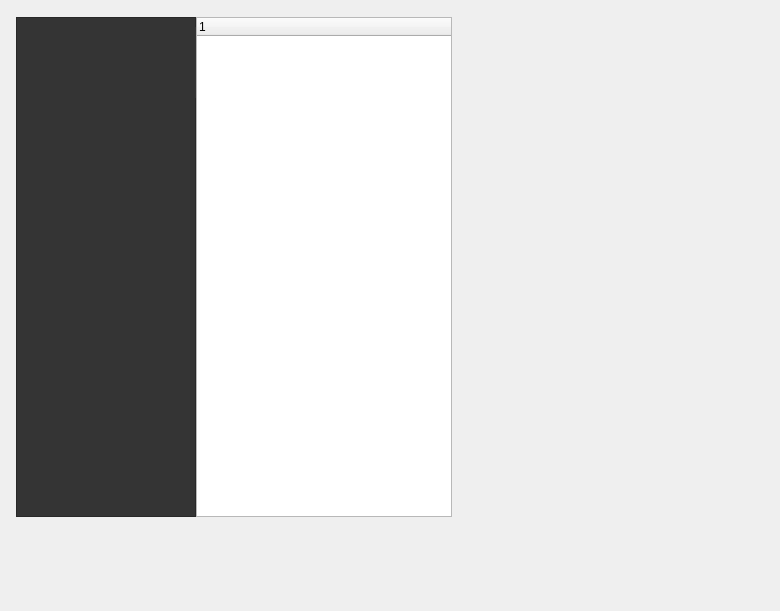
<?xml version="1.0" encoding="UTF-8"?>
<ui version="4.0">
 <class>filetransfer</class>
 <widget class="QDialog" name="filetransfer">
  <property name="geometry">
   <rect>
    <x>0</x>
    <y>0</y>
    <width>780</width>
    <height>611</height>
   </rect>
  </property>
  <property name="sizePolicy">
   <sizepolicy hsizetype="Fixed" vsizetype="Fixed">
    <horstretch>0</horstretch>
    <verstretch>0</verstretch>
   </sizepolicy>
  </property>
  <property name="maximumSize">
   <size>
    <width>1200</width>
    <height>618</height>
   </size>
  </property>
  <property name="windowTitle">
   <string>filetransfer</string>
  </property>
  <property name="windowIcon">
   <iconset>
    <normaloff>icons/icon64.png</normaloff>icons/icon64.png</iconset>
  </property>
  <property name="modal">
   <bool>true</bool>
  </property>
  <widget class="QWidget" name="horizontalLayoutWidget">
   <property name="geometry">
    <rect>
     <x>5</x>
     <y>6</y>
     <width>771</width>
     <height>601</height>
    </rect>
   </property>
   <layout class="QHBoxLayout" name="mainLayout">
    <property name="spacing">
     <number>0</number>
    </property>
    <property name="sizeConstraint">
     <enum>QLayout::SetFixedSize</enum>
    </property>
    <item>
     <widget class="QFrame" name="frame">
      <property name="sizePolicy">
       <sizepolicy hsizetype="Fixed" vsizetype="Fixed">
        <horstretch>0</horstretch>
        <verstretch>0</verstretch>
       </sizepolicy>
      </property>
      <property name="minimumSize">
       <size>
        <width>180</width>
        <height>0</height>
       </size>
      </property>
      <property name="maximumSize">
       <size>
        <width>180</width>
        <height>600</height>
       </size>
      </property>
      <property name="styleSheet">
       <string notr="true">background-color: rgb(52, 52, 52);</string>
      </property>
      <property name="frameShape">
       <enum>QFrame::StyledPanel</enum>
      </property>
      <property name="frameShadow">
       <enum>QFrame::Raised</enum>
      </property>
      <widget class="QLabel" name="toxLogo">
       <property name="geometry">
        <rect>
         <x>20</x>
         <y>10</y>
         <width>161</width>
         <height>71</height>
        </rect>
       </property>
       <property name="sizePolicy">
        <sizepolicy hsizetype="Fixed" vsizetype="Fixed">
         <horstretch>0</horstretch>
         <verstretch>0</verstretch>
        </sizepolicy>
       </property>
       <property name="text">
        <string/>
       </property>
       <property name="pixmap">
        <pixmap>icons/toxlogo.png</pixmap>
       </property>
       <property name="scaledContents">
        <bool>false</bool>
       </property>
       <property name="alignment">
        <set>Qt::AlignCenter</set>
       </property>
      </widget>
     </widget>
    </item>
    <item>
     <layout class="QVBoxLayout" name="PageLayout">
      <property name="spacing">
       <number>0</number>
      </property>
      <property name="sizeConstraint">
       <enum>QLayout::SetNoConstraint</enum>
      </property>
      <item>
       <layout class="QHBoxLayout" name="searchButtonLayout">
        <property name="sizeConstraint">
         <enum>QLayout::SetFixedSize</enum>
        </property>
       </layout>
      </item>
      <item>
       <widget class="QTreeWidget" name="fileView">
        <property name="sizePolicy">
         <sizepolicy hsizetype="Expanding" vsizetype="Expanding">
          <horstretch>0</horstretch>
          <verstretch>0</verstretch>
         </sizepolicy>
        </property>
        <property name="minimumSize">
         <size>
          <width>0</width>
          <height>500</height>
         </size>
        </property>
        <property name="maximumSize">
         <size>
          <width>800</width>
          <height>600</height>
         </size>
        </property>
        <column>
         <property name="text">
          <string notr="true">1</string>
         </property>
        </column>
       </widget>
      </item>
     </layout>
    </item>
   </layout>
  </widget>
 </widget>
 <layoutdefault spacing="6" margin="11"/>
 <resources/>
 <connections/>
</ui>
